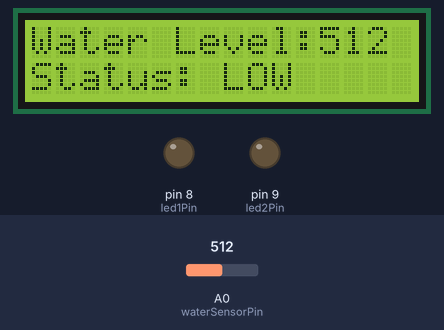
Bench run of a sketch on a simulated Arduino Uno, built with avr-gcc and run on an emulated ATmega328P. Shown: 16×2 character LCD, output pins drawn as LEDs (lit = HIGH). The test bench sets the inputs (shaded band); at power-on: A0 (waterSensorPin) = 512. What the sketch prints to the serial monitor is not drawn.

Above: at 1.2 s.
1.3 s: A0 (waterSensorPin) set to 589
At 3.3 s:
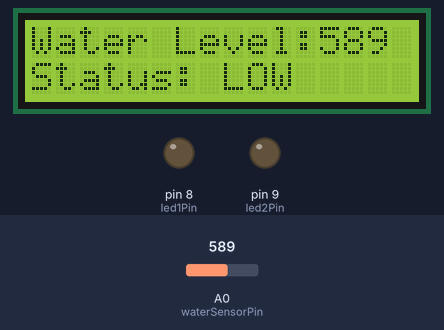
3.6 s: A0 (waterSensorPin) set to 613
At 4.9 s:
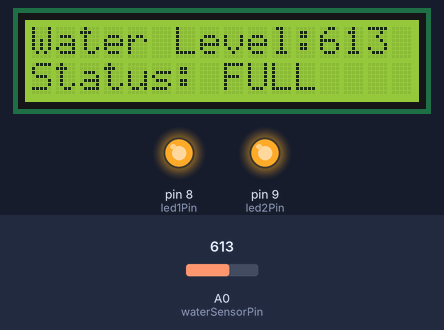
5.7 s: A0 (waterSensorPin) set to 590
At 7.3 s:
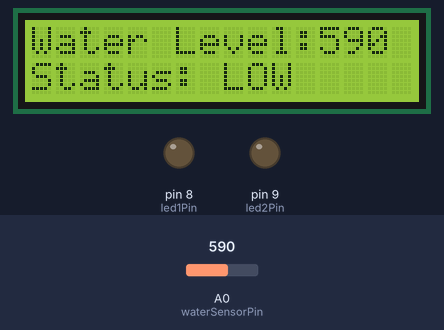
Timing chart, 0 to 8.8 s (numbered marks = the images above; inputs shaded):
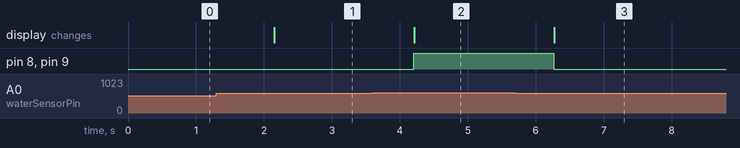

The sketch:

water_level_led_lcd.ino
```cpp
#include <Wire.h>
#include <LiquidCrystal_I2C.h>

// LCD address 0x27 is common. Change if needed.
LiquidCrystal_I2C lcd(0x27, 16, 2);

// Pins
const int waterSensorPin = A0;
const int led1Pin = 8;
const int led2Pin = 9;

// Water level threshold
const int highLevelThreshold = 600;

void setup() {
  pinMode(led1Pin, OUTPUT);
  pinMode(led2Pin, OUTPUT);
    lcd.init();             // Initialisation de l'écran
  lcd.backlight();  // Turn on LCD backlight
  Serial.begin(9600);
}

void loop() {
  int waterLevel = analogRead(waterSensorPin);
  Serial.print("Water Level: ");
  Serial.println(waterLevel);

  lcd.clear();
  lcd.setCursor(0, 0);
  lcd.print("Water Level:");
  lcd.print(waterLevel);

  if (waterLevel > highLevelThreshold) {
    digitalWrite(led1Pin, HIGH);
    digitalWrite(led2Pin, HIGH);
    lcd.setCursor(0, 1);
    lcd.print("Status: FULL");
  } else {
    digitalWrite(led1Pin, LOW);
    digitalWrite(led2Pin, LOW);
    lcd.setCursor(0, 1);
    lcd.print("Status: LOW ");
  }

  delay(1000);
}
```

Measured:
- the behaviour switches between 600 and 601 on A0 (waterSensorPin) (found by bisection; images 1 and 2)
- after the input at 1.3 s, the display: changes after 0.85 s (image 1)
- after the input at 3.6 s, pin 8 (led1Pin), pin 9 (led2Pin): LOW → HIGH after 0.60 s; the display: changes after 0.61 s (image 2)
- after the input at 5.7 s, pin 8 (led1Pin), pin 9 (led2Pin): HIGH → LOW after 0.56 s; the display: changes after 0.57 s (image 3)
